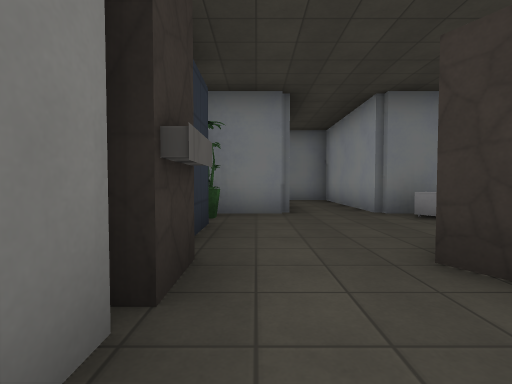
View 1 (above)

19 first-person views from a walk through a 3-D level made in the Godot game engine. The camera is 1.2 m above the floor, tilts 2° down and sees 85° across. The floor is counted in squares, 2 m on a side. Each view is taken from the middle of a square. On the plan, view 1 faces up. The plan holds only what a view shows up to about 9 squares ahead; the rest is blank. The place goes on beyond the plan. Surface patterns are stand-ins for the level's own textures.

View 2
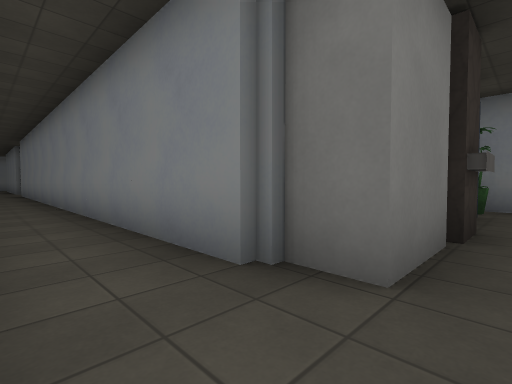

View 3
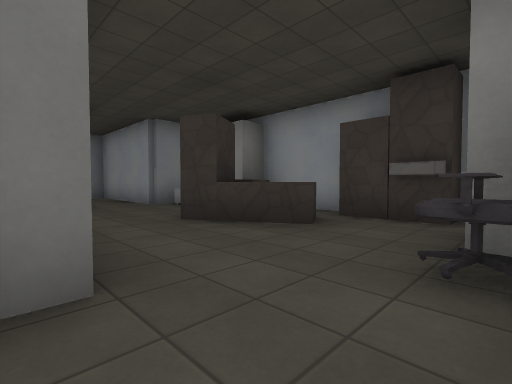

View 4
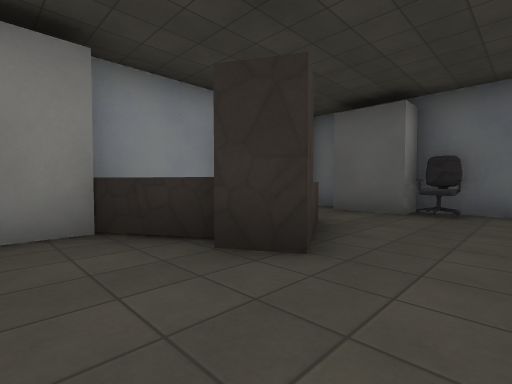

View 5
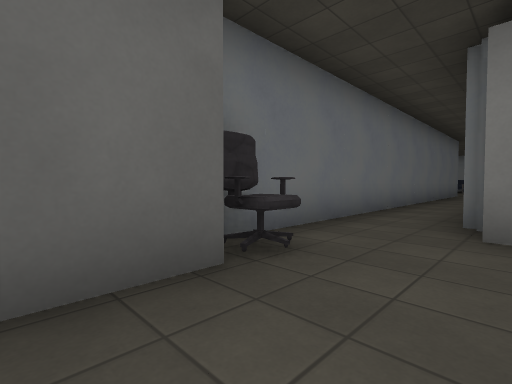

View 6
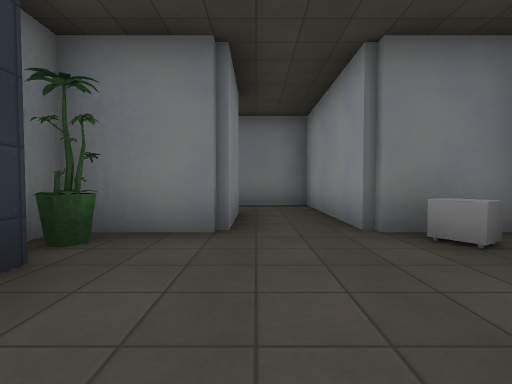

View 7
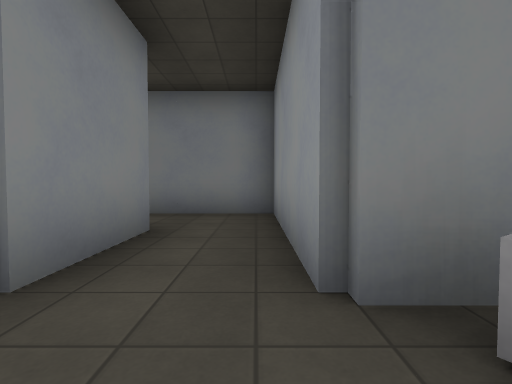

View 8
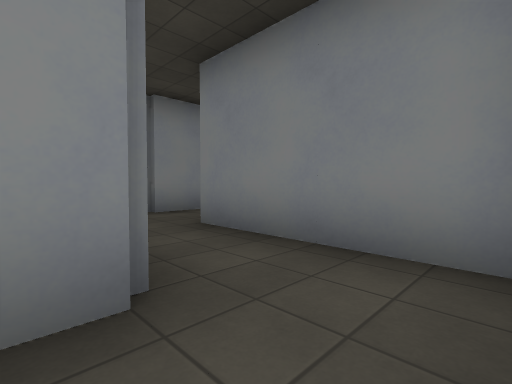

View 9
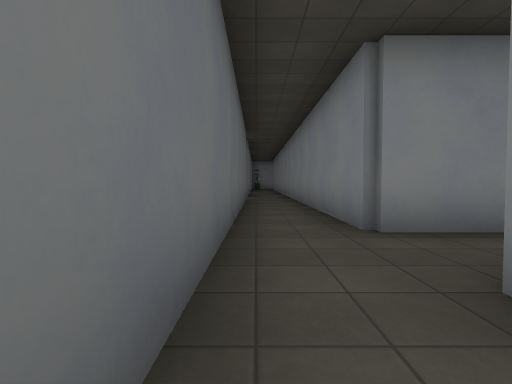

View 10
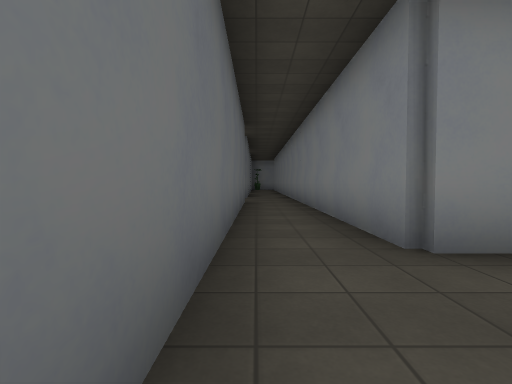

View 11
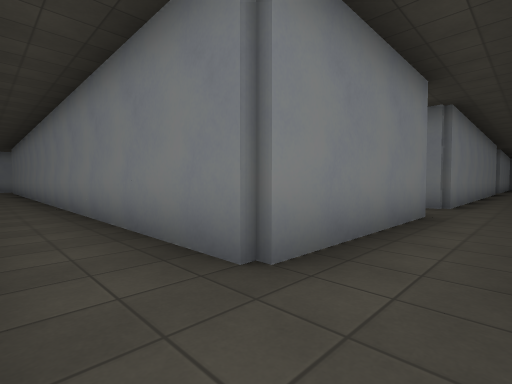

View 12
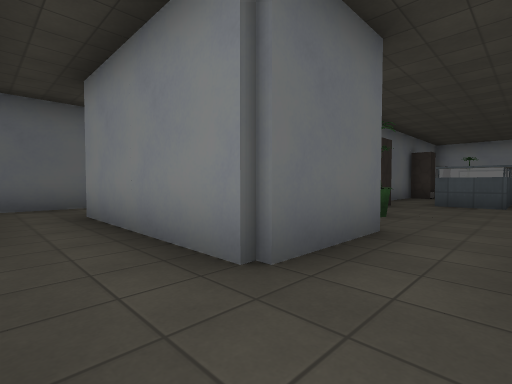

View 13
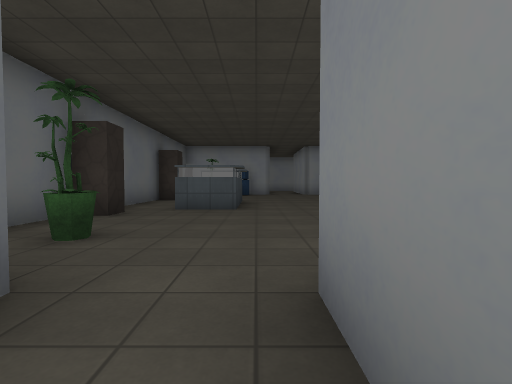

View 14
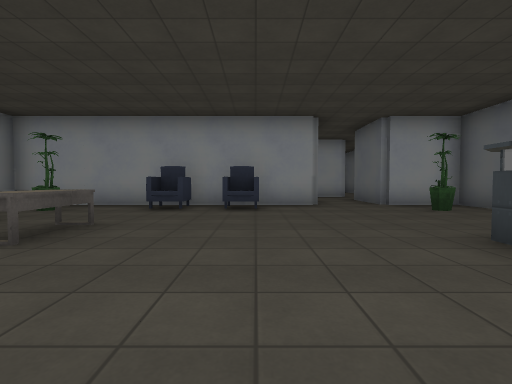

View 15
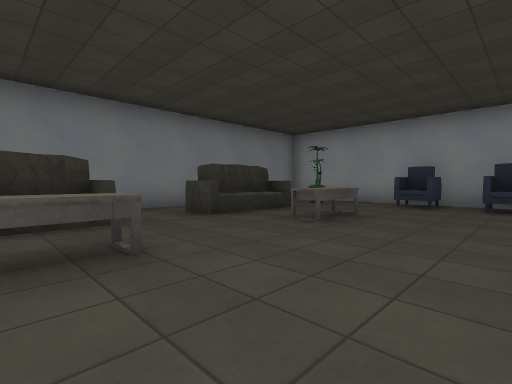

View 16
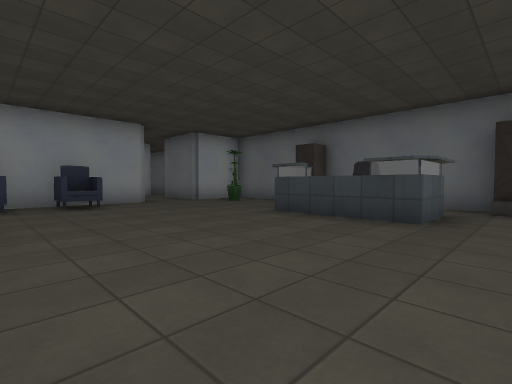

View 17
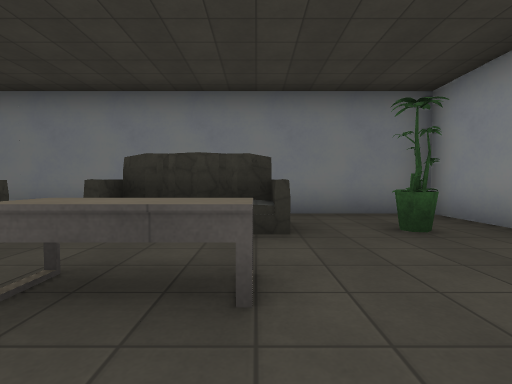

View 18
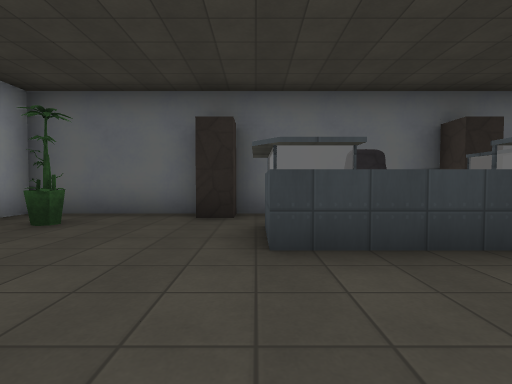

View 19
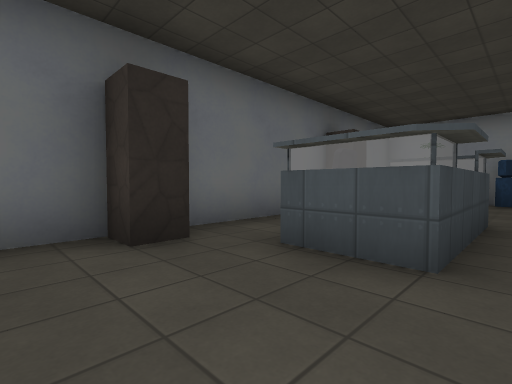

### Floor plan
Points are (right, up) in squares from view 1. A wall is a line through its corners. A room is listed if a view was taken in it or the views show most of it. See-through windows are left out.
Room 1 (views 1, 2, 3, 4, 5, 6, 7)
walls: (-1.4, -0.7) (-11.5, -0.7); (-0.6, 1.1) (-0.6, -0.4) (-1.5, -0.4); (-7.4, -2.3) (1.7, -2.3) (1.7, -1.6) (3.2, -1.6); (2.4, 0.1) (1.3, 2.1) (2.1, 2.5); (-0.6, 4.1) (-0.6, 3); (2.4, 1.9) (1.6, 1.5); (2.3, 2.2) (3.6, 3) (3.6, 3.9); (-0.5, 4.7) (-1, 4.4); (3.6, -0.6) (3.6, 0.5); (3.5, -2.3) (4.2, -2.3); (0.7, 5.3) (-1.3, 5.3) (-1.3, 4.8); (4.3, 0.8) (4.3, 3)
ways out: opening at (1.5, 6.5) to room 2
objects: other object (1, -2); other object (3, 5)
Room 2 (views 8, 9, 10)
walls: (0.7, 7.6) (0.7, 5.3); (-1.4, 7.7) (-0.2, 7.7); (2.3, 5.4) (2.3, 9.3) (-1.5, 9.3)
ways out: opening at (1.5, 6.5) to room 1; opening at (-0.5, 8.5) to room 3
Room 3 (view 11)
walls: (-3.3, 9.3) (-7.5, 9.3); (-7.6, 7.7) (-1.4, 7.7)
ways out: opening at (-0.5, 8.5) to room 2; opening at (-2.5, 10.5) to room 4; opening at (-7, 9)
Room 4 (views 12, 13)
walls: (-3.3, 19.4) (-3.3, 15.3) (-5.7, 15.3); (-5.7, 13.7) (-3.3, 13.7) (-3.3, 9.3)
ways out: opening at (-2.5, 10.5) to room 3; opening at (-4.5, 14.5) to room 5
Room 5 (views 14, 15, 16, 17, 18, 19)
walls: (-10.6, 14.6) (-10.1, 14.6) (-10.1, 13.1); (-10.1, 21.2) (-11, 21.2) (-11, 22.1); (-8.8, 21.1) (-8.8, 21.8) (-10.8, 21.7) (-10.8, 21.1); (-8.5, 21.2) (-9.1, 21.2); (-5.7, 15.3) (-5.7, 23.3) (-10.6, 23.3); (-9.2, 21.6) (-10.2, 21.8); (-12.8, 21.1) (-12.8, 21.7) (-13.8, 21.7); (-9.6, 11.6) (-9.6, 12.3) (-9, 12.3) (-9, 11.6); (-14.1, 12.3) (-13.5, 12.3) (-13.5, 11.7) (-5.7, 11.7) (-5.7, 13.7)
low walls: (-9, 19.3) (-10.3, 19.3) (-10.3, 19.9); (-13, 19.3) (-14, 19.3)
ways out: opening at (-4.5, 14.5) to room 4; opening at (-11.5, 22)
objects: other object (-12, 14) to (-11, 14); armchair (-7, 17) to (-6, 17); armchair (-7, 19) to (-6, 19)

Where each view was taken, in squares from view 1:
view 1: 0 up, 0 right, facing up
view 2: 2 down, 0 right, facing up-left
view 3: 2 down, 1 left, facing up-right
view 4: 4 up, 0 right, facing down-right
view 5: 0 up, 3 right, facing down-left
view 6: 2 up, 1 right, facing up
view 7: 4 up, 2 right, facing up
view 8: 7 up, 2 right, facing up-left
view 9: 8 up, 0 right, facing left
view 10: 8 up, 1 left, facing left
view 11: 8 up, 2 left, facing up-left
view 12: 15 up, 2 left, facing down-left
view 13: 15 up, 4 left, facing left
view 14: 17 up, 13 left, facing right
view 15: 17 up, 14 left, facing up-right
view 16: 19 up, 14 left, facing down-right
view 17: 18 up, 9 left, facing up
view 18: 17 up, 10 left, facing down
view 19: 15 up, 8 left, facing down-left
